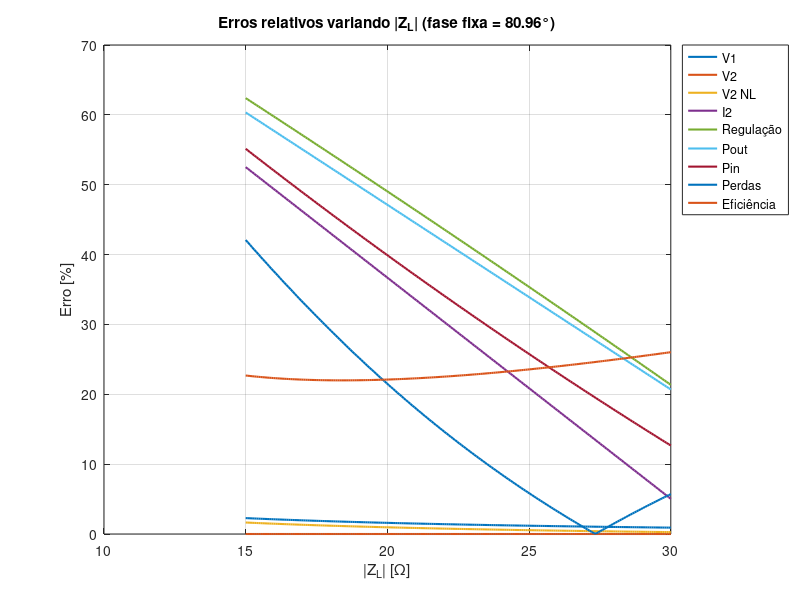
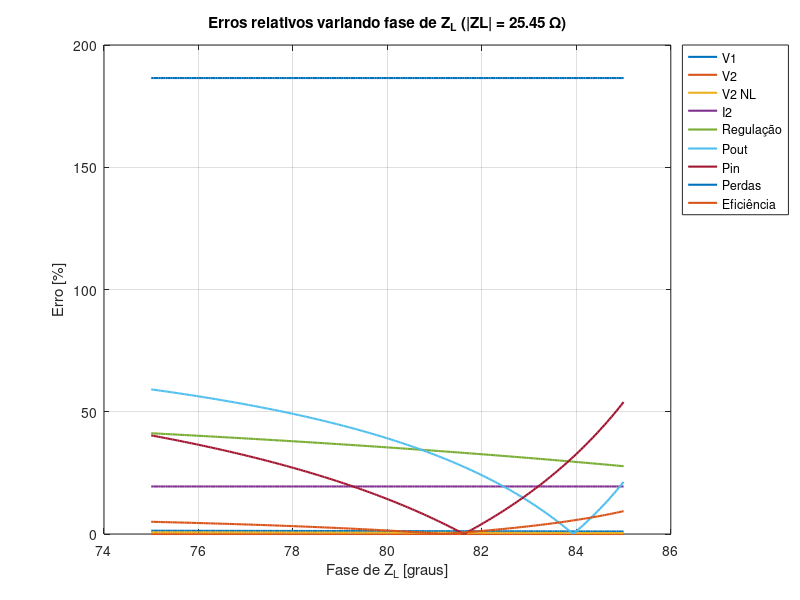

Write the MATLAB code that produced these figures, in order.
clc; clear; close all;

% =================== Dados do Transformador ===================
f = 60;                 % Hz
w = 2*pi*f;

R1 = 0.95;
L1 = 1.53e-3;           % H
R2 = 0.23;
L2 = 0.37e-3;           % H
Rm = 1861.54;
Lm = 3.62;              % H

% Impedâncias
Z1 = R1 + 1j*w*L1;
Z2 = R2 + 1j*w*L2;
Zm = 1 / (1/Rm + 1/(1j*w*Lm));   % paralelo
Z2p = 3*Z2;

% =================== Tensões Nominais ===================
V2L = 127;       % tensão secundária nominal (linha)

% =================== Valores MEDIDOS (referência: ZL2) ===================
V1_med      = 221; 
V2_NL_med   = 128.3;
V2L_med     = 127;
I2_med      = 4.02;
Regula_med  = 1.02;
PO_med      = 67;
Pin_med     = 106;
Pperdas_med = 39;
efic_med    = 87.72;

% =================== Caso 1: variar módulo (15 a 30 Ω), fase fixa 80.96° ===================
theta_fix = deg2rad(80.96);        % fase em rad
mag_range = linspace(15,30,200);   % módulo variando

erros_mag = zeros(length(mag_range),9);

for n = 1:length(mag_range)
    ZL = mag_range(n) * exp(1j*theta_fix);

    % --- cálculos teóricos
    V1 = 127*sqrt(3) * abs((Z1 + Z2p + 3*ZL) / (3*ZL));
    V2NL = V1*(1/sqrt(3)) * abs(Zm/(Zm+Z1));
    I2L = abs(127/ZL);
    Reg = abs((V2NL - V2L)/V2L) * 100;    
    Po = V2L * (I2L)* cos(angle(ZL));
    Z_eq = Z1 + Z2p + Zm*3*ZL/(Zm + 3*ZL);
    Pin = (V1^2 / abs(Z_eq)) * cos(angle(Z_eq));
    Perdas = Pin - Po;
    Ef = (Po/Pin)*100;

    % --- erros relativos
    erros_mag(n,:) = [
        abs(V1 - V1_med)/abs(V1)*100
        abs(V2L - V2L_med)/abs(V2L)*100
        abs(V2NL - V2_NL_med)/abs(V2NL)*100
        abs(I2L - I2_med)/abs(I2L)*100
        abs(Reg - Regula_med)/abs(Reg)*100
        abs(Po - PO_med)/abs(Po)*100
        abs(Pin - Pin_med)/abs(Pin)*100
        abs(Perdas - Pperdas_med)/abs(Perdas)*100
        abs(Ef - efic_med)/abs(Ef)*100
    ];
end

figure('Name','Erros vs |ZL| (fase fixa)','NumberTitle','off');
plot(mag_range, erros_mag,'LineWidth',1.5);
xlabel('|Z_L| [\Omega]');
ylabel('Erro [%]');
title('Erros relativos variando |Z_L| (fase fixa = 80.96°)');
legend({'V1','V2','V2 NL','I2','Regulação','Pout','Pin','Perdas','Eficiência'},...
       'Location','northeastoutside');
grid on;

% =================== Caso 2: variar fase (75° a 85°), módulo fixo 25.45 Ω ===================
mag_fix = 25.45;
theta_range = linspace(75,85,200);     % graus
theta_rad = deg2rad(theta_range);      % em rad

erros_phase = zeros(length(theta_range),9);

for n = 1:length(theta_range)
    ZL = mag_fix * exp(1j*theta_rad(n));

    % --- cálculos teóricos
    V1 = 127*sqrt(3) * abs((Z1 + Z2p + 3*ZL) / (3*ZL));
    V2NL = V1*(1/sqrt(3)) * abs(Zm/(Zm+Z1));
    I2L = abs(127/ZL);
    Reg = abs((V2NL - V2L)/V2L) * 100;    
    Po = V2L * (I2L)* cos(angle(ZL));
    Z_eq = Z1 + Z2p + 3*ZL;
    Pin = (V1^2 / abs(Z_eq)) * cos(angle(Z_eq));
    Perdas = Pin - Po;
    Ef = (Po/Pin)*100;

    % --- erros relativos
    erros_phase(n,:) = [
        abs(V1 - V1_med)/abs(V1)*100
        abs(V2L - V2L_med)/abs(V2L)*100
        abs(V2NL - V2_NL_med)/abs(V2NL)*100
        abs(I2L - I2_med)/abs(I2L)*100
        abs(Reg - Regula_med)/abs(Reg)*100
        abs(Po - PO_med)/abs(Po)*100
        abs(Pin - Pin_med)/abs(Pin)*100
        abs(Perdas - Pperdas_med)/abs(Perdas)*100
        abs(Ef - efic_med)/abs(Ef)*100
    ];
end

figure('Name','Erros vs fase de ZL (módulo fixo)','NumberTitle','off');
plot(theta_range, erros_phase,'LineWidth',1.5);
xlabel('Fase de Z_L [graus]');
ylabel('Erro [%]');
title('Erros relativos variando fase de Z_L (|ZL| = 25.45 Ω)');
legend({'V1','V2','V2 NL','I2','Regulação','Pout','Pin','Perdas','Eficiência'},...
       'Location','northeastoutside');
grid on;
